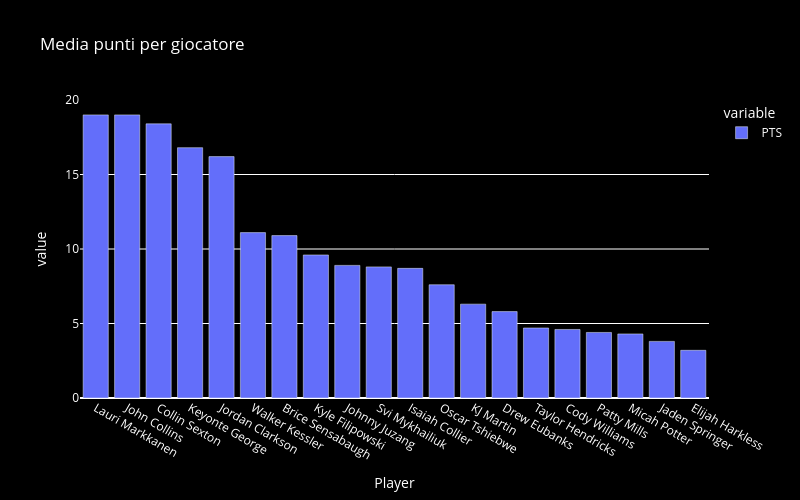

Here is the notebook cell this chart was saved with:
### Code cell
fig = px.bar(
    playerspts,
    x="Player",
    y=["PTS"],
    orientation='v', 
    title="Media punti per giocatore", 
    width=800,
    height=500
)

fig.update_layout(
    paper_bgcolor='black',
    plot_bgcolor='black',
    font=dict(color='white'),
    xaxis=dict(color='white'),
    yaxis=dict(color='white')
)

fig.show()

### Figure 1 — Plotly figure (JSON) as saved in the notebook; plotly's stock layout.template omitted (floating-point values rounded to 4 significant figures)
{"data": [{"hovertemplate": "variable=PTS<br>Player=%{x}<br>value=%{y}<extra></extra>", "legendgroup": "PTS", "marker": {"color": "#636efa", "pattern": {"shape": ""}}, "name": "PTS", "orientation": "v", "showlegend": true, "textposition": "auto", "type": "bar", "x": ["Lauri Markkanen", "John Collins", "Collin Sexton", "Keyonte George", "Jordan Clarkson", "Walker Kessler", "Brice Sensabaugh", "Kyle Filipowski", "Johnny Juzang", "Svi Mykhailiuk", "Isaiah Collier", "Oscar Tshiebwe", "KJ Martin", "Drew Eubanks", "Taylor Hendricks", "Cody Williams", "Patty Mills", "Micah Potter", "Jaden Springer", "Elijah Harkless"], "xaxis": "x", "y": [19.0, 19.0, 18.4, 16.8, 16.2, 11.1, 10.9, 9.6, 8.9, 8.8, 8.7, 7.6, 6.3, 5.8, 4.7, 4.6, 4.4, 4.3, 3.8, 3.2], "yaxis": "y"}], "layout": {"barmode": "relative", "font": {"color": "white"}, "height": 500, "legend": {"title": {"text": "variable"}, "tracegroupgap": 0}, "paper_bgcolor": "black", "plot_bgcolor": "black", "title": {"text": "Media punti per giocatore"}, "width": 800, "xaxis": {"anchor": "y", "color": "white", "domain": [0, 1], "title": {"text": "Player"}}, "yaxis": {"anchor": "x", "color": "white", "domain": [0, 1], "title": {"text": "value"}}}}
